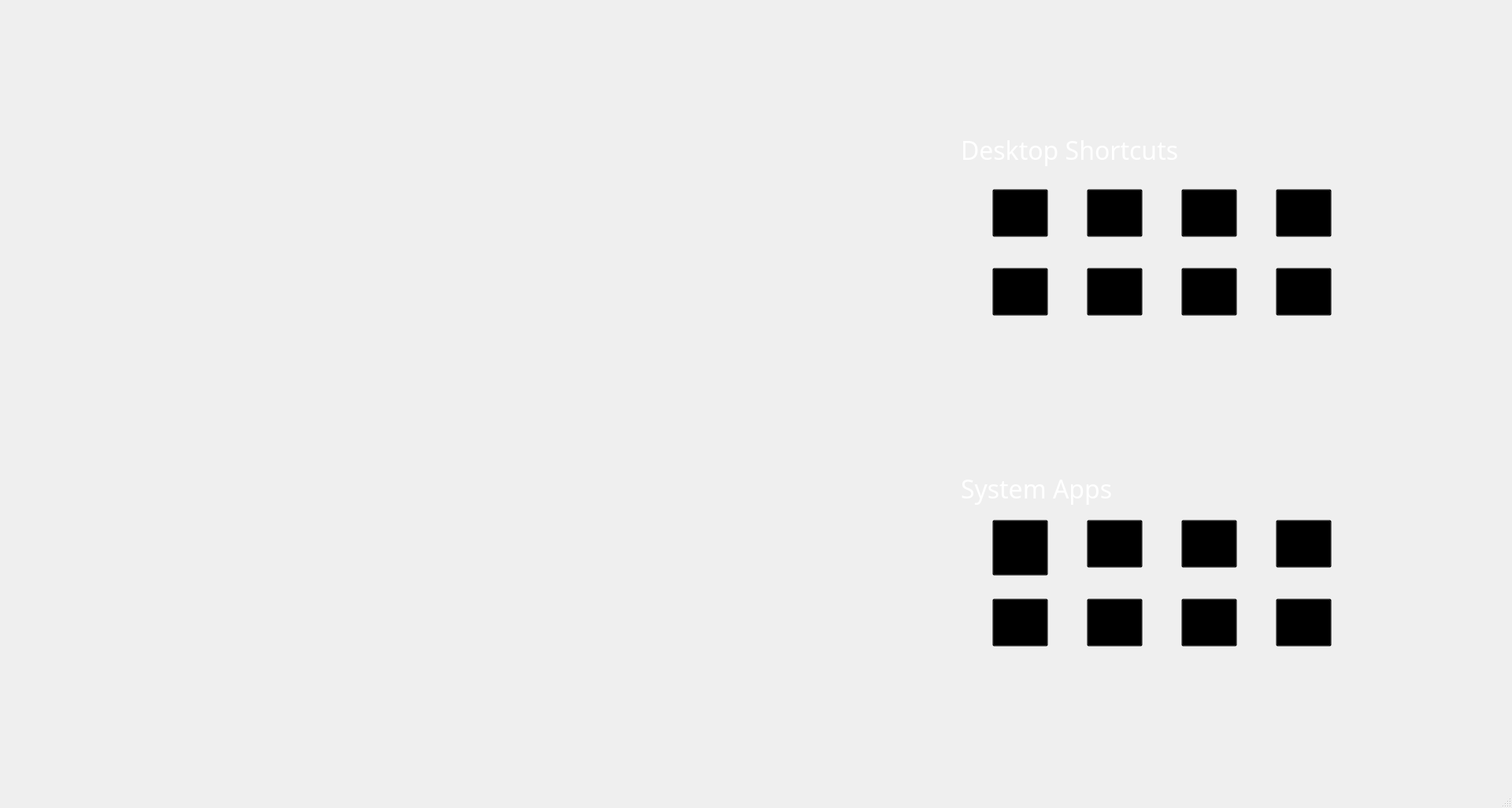
<?xml version="1.0" encoding="UTF-8"?>
<ui version="4.0">
 <class>MainWindow</class>
 <widget class="QMainWindow" name="MainWindow">
  <property name="geometry">
   <rect>
    <x>0</x>
    <y>0</y>
    <width>1920</width>
    <height>1026</height>
   </rect>
  </property>
  <property name="windowTitle">
   <string>MainWindow</string>
  </property>
  <widget class="QWidget" name="centralwidget">
   <widget class="QLabel" name="label">
    <property name="geometry">
     <rect>
      <x>0</x>
      <y>0</y>
      <width>1921</width>
      <height>1001</height>
     </rect>
    </property>
    <property name="text">
     <string/>
    </property>
    <property name="pixmap">
     <pixmap>Desktop a.jpg</pixmap>
    </property>
    <property name="scaledContents">
     <bool>true</bool>
    </property>
   </widget>
   <widget class="QLabel" name="label_2">
    <property name="geometry">
     <rect>
      <x>820</x>
      <y>330</y>
      <width>321</width>
      <height>331</height>
     </rect>
    </property>
    <property name="text">
     <string/>
    </property>
    <property name="pixmap">
     <pixmap>Crystal new.gif</pixmap>
    </property>
    <property name="scaledContents">
     <bool>true</bool>
    </property>
   </widget>
   <widget class="QLabel" name="label_3">
    <property name="geometry">
     <rect>
      <x>340</x>
      <y>90</y>
      <width>431</width>
      <height>291</height>
     </rect>
    </property>
    <property name="text">
     <string/>
    </property>
    <property name="pixmap">
     <pixmap>Detail.jpg</pixmap>
    </property>
    <property name="scaledContents">
     <bool>true</bool>
    </property>
   </widget>
   <widget class="QLabel" name="label_4">
    <property name="geometry">
     <rect>
      <x>160</x>
      <y>360</y>
      <width>421</width>
      <height>291</height>
     </rect>
    </property>
    <property name="text">
     <string/>
    </property>
    <property name="pixmap">
     <pixmap>Detail.jpg</pixmap>
    </property>
    <property name="scaledContents">
     <bool>true</bool>
    </property>
   </widget>
   <widget class="QLabel" name="label_5">
    <property name="geometry">
     <rect>
      <x>360</x>
      <y>630</y>
      <width>421</width>
      <height>291</height>
     </rect>
    </property>
    <property name="text">
     <string/>
    </property>
    <property name="pixmap">
     <pixmap>Detail.jpg</pixmap>
    </property>
    <property name="scaledContents">
     <bool>true</bool>
    </property>
   </widget>
   <widget class="QTextBrowser" name="textBrowser">
    <property name="geometry">
     <rect>
      <x>840</x>
      <y>130</y>
      <width>271</width>
      <height>101</height>
     </rect>
    </property>
    <property name="font">
     <font>
      <family>Dash Horizon</family>
      <pointsize>40</pointsize>
     </font>
    </property>
    <property name="styleSheet">
     <string notr="true">background: transparent; color: white; border: none;</string>
    </property>
   </widget>
   <widget class="QPushButton" name="pushButton">
    <property name="geometry">
     <rect>
      <x>830</x>
      <y>360</y>
      <width>301</width>
      <height>291</height>
     </rect>
    </property>
    <property name="font">
     <font>
      <family>Dash Horizon</family>
      <pointsize>16</pointsize>
     </font>
    </property>
    <property name="styleSheet">
     <string notr="true">color: white; background: transparent; border-radius: 145px;</string>
    </property>
    <property name="text">
     <string/>
    </property>
   </widget>
   <widget class="QTextBrowser" name="textBrowser_2">
    <property name="geometry">
     <rect>
      <x>755</x>
      <y>660</y>
      <width>431</width>
      <height>261</height>
     </rect>
    </property>
    <property name="font">
     <font>
      <family>Dash Horizon</family>
      <pointsize>22</pointsize>
     </font>
    </property>
    <property name="styleSheet">
     <string notr="true">background: transparent; color: white; border: none;</string>
    </property>
   </widget>
   <widget class="QTextBrowser" name="textBrowser_3">
    <property name="geometry">
     <rect>
      <x>390</x>
      <y>140</y>
      <width>331</width>
      <height>60</height>
     </rect>
    </property>
    <property name="font">
     <font>
      <family>Dash Horizon</family>
      <pointsize>20</pointsize>
     </font>
    </property>
    <property name="cursor" stdset="0">
     <cursorShape>IBeamCursor</cursorShape>
    </property>
    <property name="styleSheet">
     <string notr="true">background: transparent; color: white; border: none;</string>
    </property>
   </widget>
   <widget class="QTextBrowser" name="textBrowser_4">
    <property name="geometry">
     <rect>
      <x>390</x>
      <y>200</y>
      <width>331</width>
      <height>60</height>
     </rect>
    </property>
    <property name="font">
     <font>
      <family>Dash Horizon</family>
      <pointsize>20</pointsize>
     </font>
    </property>
    <property name="styleSheet">
     <string notr="true">background: transparent; color: white; border: none;</string>
    </property>
   </widget>
   <widget class="QLabel" name="label_6">
    <property name="geometry">
     <rect>
      <x>1120</x>
      <y>60</y>
      <width>711</width>
      <height>481</height>
     </rect>
    </property>
    <property name="text">
     <string/>
    </property>
    <property name="pixmap">
     <pixmap>Details.png</pixmap>
    </property>
    <property name="scaledContents">
     <bool>true</bool>
    </property>
   </widget>
   <widget class="QLabel" name="label_7">
    <property name="geometry">
     <rect>
      <x>1120</x>
      <y>490</y>
      <width>711</width>
      <height>481</height>
     </rect>
    </property>
    <property name="text">
     <string/>
    </property>
    <property name="pixmap">
     <pixmap>Details.png</pixmap>
    </property>
    <property name="scaledContents">
     <bool>true</bool>
    </property>
   </widget>
   <widget class="QLabel" name="label_9">
    <property name="geometry">
     <rect>
      <x>1220</x>
      <y>590</y>
      <width>511</width>
      <height>61</height>
     </rect>
    </property>
    <property name="font">
     <font>
      <family>Dash Horizon</family>
      <pointsize>24</pointsize>
     </font>
    </property>
    <property name="styleSheet">
     <string notr="true">color: white;</string>
    </property>
    <property name="text">
     <string>System Apps</string>
    </property>
   </widget>
   <widget class="QLabel" name="label_10">
    <property name="geometry">
     <rect>
      <x>1220</x>
      <y>160</y>
      <width>511</width>
      <height>61</height>
     </rect>
    </property>
    <property name="font">
     <font>
      <family>Dash Horizon</family>
      <pointsize>24</pointsize>
     </font>
    </property>
    <property name="styleSheet">
     <string notr="true">color: white;</string>
    </property>
    <property name="text">
     <string>Desktop Shortcuts</string>
    </property>
   </widget>
   <widget class="QTextBrowser" name="textBrowser_5">
    <property name="geometry">
     <rect>
      <x>390</x>
      <y>260</y>
      <width>331</width>
      <height>60</height>
     </rect>
    </property>
    <property name="font">
     <font>
      <family>Dash Horizon</family>
      <pointsize>20</pointsize>
     </font>
    </property>
    <property name="styleSheet">
     <string notr="true">background: transparent; color: white; border: none;</string>
    </property>
   </widget>
   <widget class="QPushButton" name="pushButton_2">
    <property name="geometry">
     <rect>
      <x>1260</x>
      <y>240</y>
      <width>71</width>
      <height>61</height>
     </rect>
    </property>
    <property name="layoutDirection">
     <enum>Qt::LeftToRight</enum>
    </property>
    <property name="styleSheet">
     <string notr="true">background: transparent; color: white;</string>
    </property>
    <property name="text">
     <string/>
    </property>
   </widget>
   <widget class="QPushButton" name="pushButton_6">
    <property name="geometry">
     <rect>
      <x>1260</x>
      <y>340</y>
      <width>71</width>
      <height>61</height>
     </rect>
    </property>
    <property name="layoutDirection">
     <enum>Qt::LeftToRight</enum>
    </property>
    <property name="styleSheet">
     <string notr="true">background: transparent; color: white;</string>
    </property>
    <property name="text">
     <string/>
    </property>
   </widget>
   <widget class="QPushButton" name="pushButton_4">
    <property name="geometry">
     <rect>
      <x>1500</x>
      <y>240</y>
      <width>71</width>
      <height>61</height>
     </rect>
    </property>
    <property name="layoutDirection">
     <enum>Qt::LeftToRight</enum>
    </property>
    <property name="styleSheet">
     <string notr="true">background: transparent; color: white;</string>
    </property>
    <property name="text">
     <string/>
    </property>
   </widget>
   <widget class="QPushButton" name="pushButton_9">
    <property name="geometry">
     <rect>
      <x>1620</x>
      <y>340</y>
      <width>71</width>
      <height>61</height>
     </rect>
    </property>
    <property name="layoutDirection">
     <enum>Qt::LeftToRight</enum>
    </property>
    <property name="styleSheet">
     <string notr="true">background: transparent; color: white;</string>
    </property>
    <property name="text">
     <string/>
    </property>
   </widget>
   <widget class="QPushButton" name="pushButton_3">
    <property name="geometry">
     <rect>
      <x>1380</x>
      <y>240</y>
      <width>71</width>
      <height>61</height>
     </rect>
    </property>
    <property name="layoutDirection">
     <enum>Qt::LeftToRight</enum>
    </property>
    <property name="styleSheet">
     <string notr="true">background: transparent; color: white;</string>
    </property>
    <property name="text">
     <string/>
    </property>
   </widget>
   <widget class="QPushButton" name="pushButton_5">
    <property name="geometry">
     <rect>
      <x>1620</x>
      <y>240</y>
      <width>71</width>
      <height>61</height>
     </rect>
    </property>
    <property name="layoutDirection">
     <enum>Qt::LeftToRight</enum>
    </property>
    <property name="styleSheet">
     <string notr="true">background: transparent; color: white;</string>
    </property>
    <property name="text">
     <string/>
    </property>
   </widget>
   <widget class="QPushButton" name="pushButton_7">
    <property name="geometry">
     <rect>
      <x>1500</x>
      <y>340</y>
      <width>71</width>
      <height>61</height>
     </rect>
    </property>
    <property name="layoutDirection">
     <enum>Qt::LeftToRight</enum>
    </property>
    <property name="styleSheet">
     <string notr="true">background: transparent; color: white;</string>
    </property>
    <property name="text">
     <string/>
    </property>
   </widget>
   <widget class="QPushButton" name="pushButton_8">
    <property name="geometry">
     <rect>
      <x>1380</x>
      <y>340</y>
      <width>71</width>
      <height>61</height>
     </rect>
    </property>
    <property name="layoutDirection">
     <enum>Qt::LeftToRight</enum>
    </property>
    <property name="styleSheet">
     <string notr="true">background: transparent; color: white;</string>
    </property>
    <property name="text">
     <string/>
    </property>
   </widget>
   <widget class="QLabel" name="label_8">
    <property name="geometry">
     <rect>
      <x>1260</x>
      <y>240</y>
      <width>71</width>
      <height>61</height>
     </rect>
    </property>
    <property name="text">
     <string/>
    </property>
   </widget>
   <widget class="QLabel" name="label_11">
    <property name="geometry">
     <rect>
      <x>1380</x>
      <y>240</y>
      <width>71</width>
      <height>61</height>
     </rect>
    </property>
    <property name="text">
     <string/>
    </property>
   </widget>
   <widget class="QLabel" name="label_12">
    <property name="geometry">
     <rect>
      <x>1620</x>
      <y>240</y>
      <width>71</width>
      <height>61</height>
     </rect>
    </property>
    <property name="text">
     <string/>
    </property>
   </widget>
   <widget class="QLabel" name="label_13">
    <property name="geometry">
     <rect>
      <x>1500</x>
      <y>240</y>
      <width>71</width>
      <height>61</height>
     </rect>
    </property>
    <property name="text">
     <string/>
    </property>
   </widget>
   <widget class="QLabel" name="label_14">
    <property name="geometry">
     <rect>
      <x>1500</x>
      <y>340</y>
      <width>71</width>
      <height>61</height>
     </rect>
    </property>
    <property name="text">
     <string/>
    </property>
   </widget>
   <widget class="QLabel" name="label_15">
    <property name="geometry">
     <rect>
      <x>1380</x>
      <y>340</y>
      <width>71</width>
      <height>61</height>
     </rect>
    </property>
    <property name="text">
     <string/>
    </property>
   </widget>
   <widget class="QLabel" name="label_16">
    <property name="geometry">
     <rect>
      <x>1260</x>
      <y>340</y>
      <width>71</width>
      <height>61</height>
     </rect>
    </property>
    <property name="text">
     <string/>
    </property>
   </widget>
   <widget class="QLabel" name="label_17">
    <property name="geometry">
     <rect>
      <x>1620</x>
      <y>340</y>
      <width>71</width>
      <height>61</height>
     </rect>
    </property>
    <property name="text">
     <string/>
    </property>
   </widget>
   <widget class="QPushButton" name="pushButton_10">
    <property name="geometry">
     <rect>
      <x>1500</x>
      <y>660</y>
      <width>71</width>
      <height>61</height>
     </rect>
    </property>
    <property name="layoutDirection">
     <enum>Qt::LeftToRight</enum>
    </property>
    <property name="styleSheet">
     <string notr="true">background: transparent; color: white;</string>
    </property>
    <property name="text">
     <string/>
    </property>
   </widget>
   <widget class="QPushButton" name="pushButton_11">
    <property name="geometry">
     <rect>
      <x>1620</x>
      <y>760</y>
      <width>71</width>
      <height>61</height>
     </rect>
    </property>
    <property name="layoutDirection">
     <enum>Qt::LeftToRight</enum>
    </property>
    <property name="styleSheet">
     <string notr="true">background: transparent; color: white;</string>
    </property>
    <property name="text">
     <string/>
    </property>
   </widget>
   <widget class="QPushButton" name="pushButton_12">
    <property name="geometry">
     <rect>
      <x>1500</x>
      <y>760</y>
      <width>71</width>
      <height>61</height>
     </rect>
    </property>
    <property name="layoutDirection">
     <enum>Qt::LeftToRight</enum>
    </property>
    <property name="styleSheet">
     <string notr="true">background: transparent; color: white;</string>
    </property>
    <property name="text">
     <string/>
    </property>
   </widget>
   <widget class="QPushButton" name="pushButton_13">
    <property name="geometry">
     <rect>
      <x>1620</x>
      <y>660</y>
      <width>71</width>
      <height>61</height>
     </rect>
    </property>
    <property name="layoutDirection">
     <enum>Qt::LeftToRight</enum>
    </property>
    <property name="styleSheet">
     <string notr="true">background: transparent; color: white;</string>
    </property>
    <property name="text">
     <string/>
    </property>
   </widget>
   <widget class="QPushButton" name="pushButton_14">
    <property name="geometry">
     <rect>
      <x>1260</x>
      <y>660</y>
      <width>71</width>
      <height>71</height>
     </rect>
    </property>
    <property name="layoutDirection">
     <enum>Qt::LeftToRight</enum>
    </property>
    <property name="styleSheet">
     <string notr="true">background: transparent; color: white;</string>
    </property>
    <property name="text">
     <string/>
    </property>
   </widget>
   <widget class="QPushButton" name="pushButton_15">
    <property name="geometry">
     <rect>
      <x>1380</x>
      <y>660</y>
      <width>71</width>
      <height>61</height>
     </rect>
    </property>
    <property name="layoutDirection">
     <enum>Qt::LeftToRight</enum>
    </property>
    <property name="styleSheet">
     <string notr="true">background: transparent; color: white;</string>
    </property>
    <property name="text">
     <string/>
    </property>
   </widget>
   <widget class="QPushButton" name="pushButton_16">
    <property name="geometry">
     <rect>
      <x>1380</x>
      <y>760</y>
      <width>71</width>
      <height>61</height>
     </rect>
    </property>
    <property name="layoutDirection">
     <enum>Qt::LeftToRight</enum>
    </property>
    <property name="styleSheet">
     <string notr="true">background: transparent; color: white;</string>
    </property>
    <property name="text">
     <string/>
    </property>
   </widget>
   <widget class="QPushButton" name="pushButton_17">
    <property name="geometry">
     <rect>
      <x>1260</x>
      <y>760</y>
      <width>71</width>
      <height>61</height>
     </rect>
    </property>
    <property name="layoutDirection">
     <enum>Qt::LeftToRight</enum>
    </property>
    <property name="styleSheet">
     <string notr="true">background: transparent; color: white;</string>
    </property>
    <property name="text">
     <string/>
    </property>
   </widget>
   <widget class="QLabel" name="label_18">
    <property name="geometry">
     <rect>
      <x>1500</x>
      <y>760</y>
      <width>71</width>
      <height>61</height>
     </rect>
    </property>
    <property name="styleSheet">
     <string notr="true">border-radius: 15px;</string>
    </property>
    <property name="text">
     <string/>
    </property>
   </widget>
   <widget class="QLabel" name="label_19">
    <property name="geometry">
     <rect>
      <x>1500</x>
      <y>660</y>
      <width>71</width>
      <height>61</height>
     </rect>
    </property>
    <property name="styleSheet">
     <string notr="true">border-radius: 15px;</string>
    </property>
    <property name="text">
     <string/>
    </property>
   </widget>
   <widget class="QLabel" name="label_20">
    <property name="geometry">
     <rect>
      <x>1260</x>
      <y>760</y>
      <width>71</width>
      <height>61</height>
     </rect>
    </property>
    <property name="styleSheet">
     <string notr="true">border-radius: 15px;</string>
    </property>
    <property name="text">
     <string/>
    </property>
   </widget>
   <widget class="QLabel" name="label_21">
    <property name="geometry">
     <rect>
      <x>1380</x>
      <y>760</y>
      <width>71</width>
      <height>61</height>
     </rect>
    </property>
    <property name="styleSheet">
     <string notr="true">border-radius: 15px;</string>
    </property>
    <property name="text">
     <string/>
    </property>
   </widget>
   <widget class="QLabel" name="label_22">
    <property name="geometry">
     <rect>
      <x>1380</x>
      <y>660</y>
      <width>71</width>
      <height>61</height>
     </rect>
    </property>
    <property name="styleSheet">
     <string notr="true">border-radius: 15px;</string>
    </property>
    <property name="text">
     <string/>
    </property>
   </widget>
   <widget class="QLabel" name="label_23">
    <property name="geometry">
     <rect>
      <x>1260</x>
      <y>660</y>
      <width>71</width>
      <height>71</height>
     </rect>
    </property>
    <property name="styleSheet">
     <string notr="true">border-radius: 35px;</string>
    </property>
    <property name="text">
     <string/>
    </property>
    <property name="pixmap">
     <pixmap>web browser.jpg</pixmap>
    </property>
    <property name="scaledContents">
     <bool>true</bool>
    </property>
   </widget>
   <widget class="QLabel" name="label_24">
    <property name="geometry">
     <rect>
      <x>1620</x>
      <y>660</y>
      <width>71</width>
      <height>61</height>
     </rect>
    </property>
    <property name="styleSheet">
     <string notr="true">border-radius: 15px;</string>
    </property>
    <property name="text">
     <string/>
    </property>
   </widget>
   <widget class="QLabel" name="label_25">
    <property name="geometry">
     <rect>
      <x>1620</x>
      <y>760</y>
      <width>71</width>
      <height>61</height>
     </rect>
    </property>
    <property name="styleSheet">
     <string notr="true">border-radius: 15px;</string>
    </property>
    <property name="text">
     <string/>
    </property>
   </widget>
   <zorder>label</zorder>
   <zorder>label_2</zorder>
   <zorder>label_4</zorder>
   <zorder>label_5</zorder>
   <zorder>textBrowser</zorder>
   <zorder>label_3</zorder>
   <zorder>pushButton</zorder>
   <zorder>textBrowser_2</zorder>
   <zorder>textBrowser_3</zorder>
   <zorder>textBrowser_4</zorder>
   <zorder>label_6</zorder>
   <zorder>label_7</zorder>
   <zorder>label_9</zorder>
   <zorder>label_10</zorder>
   <zorder>textBrowser_5</zorder>
   <zorder>label_8</zorder>
   <zorder>label_11</zorder>
   <zorder>label_12</zorder>
   <zorder>label_13</zorder>
   <zorder>label_14</zorder>
   <zorder>label_15</zorder>
   <zorder>label_16</zorder>
   <zorder>label_17</zorder>
   <zorder>pushButton_4</zorder>
   <zorder>pushButton_9</zorder>
   <zorder>pushButton_7</zorder>
   <zorder>pushButton_5</zorder>
   <zorder>pushButton_2</zorder>
   <zorder>pushButton_3</zorder>
   <zorder>pushButton_6</zorder>
   <zorder>pushButton_8</zorder>
   <zorder>label_18</zorder>
   <zorder>label_19</zorder>
   <zorder>label_20</zorder>
   <zorder>label_21</zorder>
   <zorder>label_22</zorder>
   <zorder>label_23</zorder>
   <zorder>label_24</zorder>
   <zorder>label_25</zorder>
   <zorder>pushButton_14</zorder>
   <zorder>pushButton_11</zorder>
   <zorder>pushButton_12</zorder>
   <zorder>pushButton_13</zorder>
   <zorder>pushButton_15</zorder>
   <zorder>pushButton_17</zorder>
   <zorder>pushButton_16</zorder>
   <zorder>pushButton_10</zorder>
  </widget>
  <widget class="QStatusBar" name="statusbar"/>
 </widget>
 <resources/>
 <connections/>
</ui>
